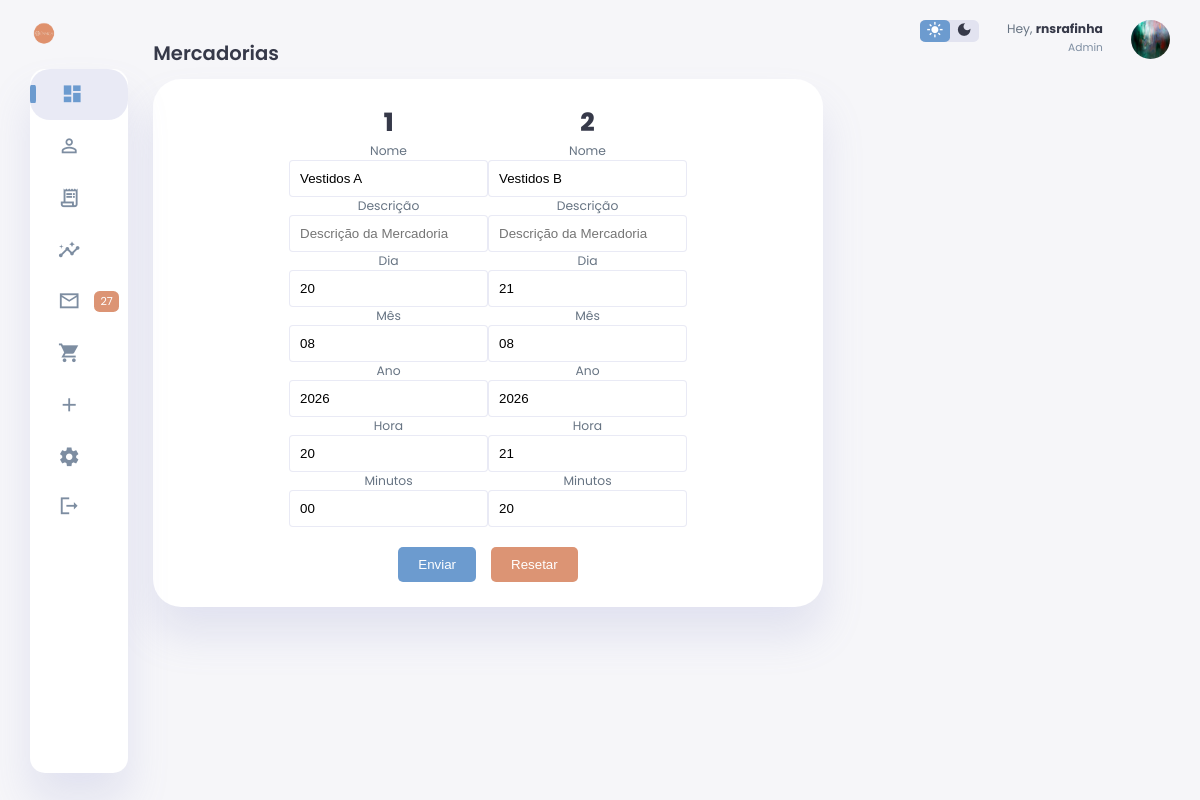
/adicionais/forms.php?type=mercadorias (signed in), run on the app's committed database.
### tables this page shows
CREATE TABLE IF NOT EXISTS `mercadorias` (
  `id` int(11) DEFAULT NULL,
  `nome` varchar(22) DEFAULT 'Vestidos A',
  `descricao` text DEFAULT NULL,
  `tempo1` varchar(2) DEFAULT NULL,
  `tempo2` varchar(2) DEFAULT NULL,
  `tempo3` varchar(4) DEFAULT NULL,
  `tempo4` varchar(2) DEFAULT NULL,
  `tempo5` varchar(2) DEFAULT NULL
);

### adicionais/forms.php (the view, shortened to what this page needs)
<?php
include("../faterzin/verificar_login.php");
if (isset($_GET['type']) && $_GET['type'] == 'mercadorias') {
    ?>
<!DOCTYPE html>
<html lang="en">
<head>
    <link rel="stylesheet" href="../css/forms.css">
</head>
<body>
    <div class="container">
        <aside>
            <div class="toggle">
                <div class="logo">
                    <img src="../images/bolinha.png">
                </div>
            </div>
            <div class="sidebar">
                <a href="../dashboard.php" class="active">
                    <span class="material-icons-sharp">
                    </span>
                </a>
                <a href="../equipe.php">
                    <span class="material-icons-sharp">
                    </span>
                </a>
                <a href="../vendas.php">
                    <span class="material-icons-sharp">
                    </span>
                </a>
                <a href="../analytics.php">
                    <span class="material-icons-sharp">
                    </span>
                </a>
                <a href="../tickets.php">
                    <span class="material-icons-sharp">
                    </span>
                    <span class="message-count">27</span>
                </a>
                <a href="../produtos.php">
                    <span class="material-icons-sharp">
                    </span>
                </a>
                <a href="../clientes.php">
                    <span class="material-icons-sharp">
                    </span>
                </a>
                <a href="../configuracoes.php">
                    <span class="material-icons-sharp">
                    </span>
                </a>
                <a href="../faterzin/logout.php">
                    <span class="material-icons-sharp">
                    </span>
                </a>
            </div>
        </aside>
        <main>
<div class="recent-orders">
    <h2>Mercadorias</h2>
    <div class="inform">
        <?php
            $sql_get_superior = mysqli_query($conn, "SELECT * FROM mercadorias WHERE id = 2");
            $fetch_get_superior = mysqli_fetch_array($sql_get_superior);
            $nome_superior = $fetch_get_superior["nome"];
            $desc_superior = $fetch_get_superior["descricao"];
            $dia_superior = $fetch_get_superior["tempo1"];
            $mes_superior = $fetch_get_superior["tempo2"];
            $ano_superior = $fetch_get_superior["tempo3"];
            $hra_superior = $fetch_get_superior["tempo4"];
            $min_superior = $fetch_get_superior["tempo5"];
            $sql_get_inferior = mysqli_query($conn, "SELECT * FROM mercadorias WHERE id = 1");
            $fetch_get_inferior = mysqli_fetch_array($sql_get_inferior);
            $nome_inferior = $fetch_get_inferior["nome"];
            $desc_inferior = $fetch_get_inferior["descricao"];
            $dia_inferior = $fetch_get_inferior["tempo1"];
            $mes_inferior = $fetch_get_inferior["tempo2"];
            $ano_inferior = $fetch_get_inferior["tempo3"];
            $hra_inferior = $fetch_get_inferior["tempo4"];
            $min_inferior = $fetch_get_inferior["tempo5"];
        ?>
        <form action="" method="post">
            <div class="form-container">
                <div class="input-group">
                    <div>
                        <h1>1</h1>
                        <p>Nome</p><input type="text" id="usuarios" value="<?php echo $nome_inferior ?>" name="destaque_inferior" placeholder="Nome da Mercadoria">
                        <p>Descrição</p><input type="text" id="usuarios" value="<?php echo $desc_inferior ?>" name="desc_inferior" placeholder="Descrição da Mercadoria">
                        <p>Dia</p><input type="text" id="usuarios" value="<?php echo $dia_inferior ?>" name="dia_inferior" placeholder="Dia da Mercadoria">
                        <p>Mês</p><input type="text" id="usuarios" value="<?php echo $mes_inferior ?>" name="mes_inferior" placeholder="Mês da Mercadoria">
                        <p>Ano</p><input type="text" id="usuarios" value="<?php echo $ano_inferior ?>" name="ano_inferior" placeholder="Ano da Mercadoria">
                        <p>Hora</p><input type="text" id="usuarios" value="<?php echo $hra_inferior ?>" name="hra_inferior" placeholder="Hora da Mercadoria">
                        <p>Minutos</p><input type="text" id="usuarios" value="<?php echo $min_inferior ?>" name="min_inferior" placeholder="Minuto da Mercadoria">
                    </div>
                    <div>
                        <h1>2</h1>
                        <p>Nome</p><input type="text" id="usuarios" value="<?php echo $nome_superior ?>" name="destaque_superior" placeholder="Nome da Mercadoria">
                        <p>Descrição</p><input type="text" id="usuarios" value="<?php echo $desc_superior ?>" name="desc_superior" placeholder="Descrição da Mercadoria">
                        <p>Dia</p><input type="text" id="usuarios" value="<?php echo $dia_superior ?>" name="dia_superior" placeholder="Dia da Mercadoria">
                        <p>Mês</p><input type="text" id="usuarios" value="<?php echo $mes_superior ?>" name="mes_superior" placeholder="Mês da Mercadoria">
                        <p>Ano</p><input type="text" id="usuarios" value="<?php echo $ano_superior ?>" name="ano_superior" placeholder="Ano da Mercadoria">
                        <p>Hora</p><input type="text" id="usuarios" value="<?php echo $hra_superior ?>" name="hra_superior" placeholder="Hora da Mercadoria">
                        <p>Minutos</p><input type="text" id="usuarios" value="<?php echo $min_superior ?>" name="min_superior" placeholder="Minuto da Mercadoria">
                    </div>
                </div>
                <div class="buttons-container">
                    <button type="submit" name="enviar_destaque">Enviar</button>
                    <button type="reset">Resetar</button>
                </div>
            </div>
        </form>
    </div>
</div>
</main>
        <div class="right-section">
            <div class="nav">
                <div class="dark-mode">
                    <span class="material-icons-sharp active">
                    </span>
                    <span class="material-icons-sharp">
                    </span>
                </div>
                <div class="profile">
                    <div class="info">
                        <p>Hey, <b><?php echo $_SESSION['usuario'] ?></b></p>
                        <small class="text-muted">Admin</small>
                    </div>
                    <div class="profile-photo">
                        <img src="../images/profile-1.jpg">
                    </div>
                </div>
            </div>
    </div>
</body>
</html>
    <?php
} elseif ( isset($_GET['type']) && $_GET['type'] == 'mercadoriasa') {
?>
 <h1>Oii</h1>
<?php
}
?>

### data on the page
mercadorias: destaque_inferior "Vestidos A", dia_inferior "20", mes_inferior "08", ano_inferior "2026", hra_inferior "20", min_inferior "00"
mercadorias: destaque_superior "Vestidos B", dia_superior "21", mes_superior "08", ano_superior "2026", hra_superior "21", min_superior "20"

### other printed values
$_SESSION['usuario'] "rnsrafinha"
